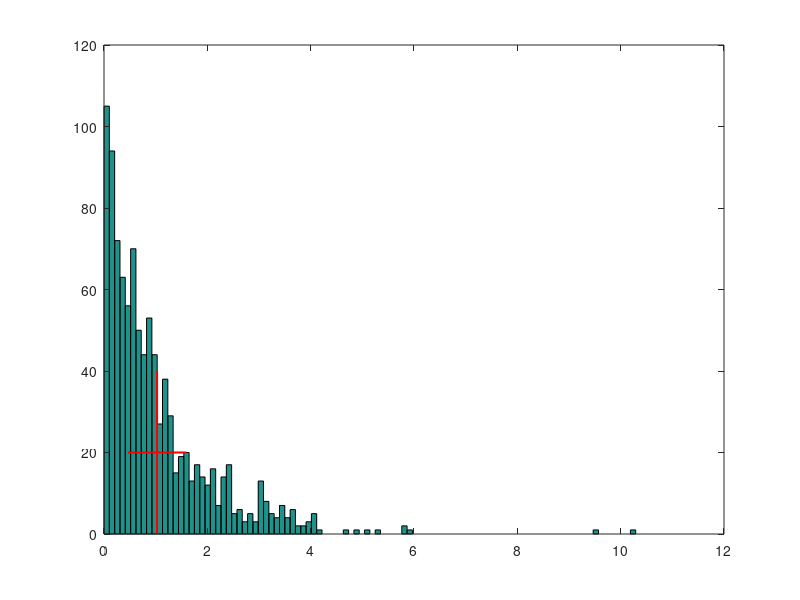
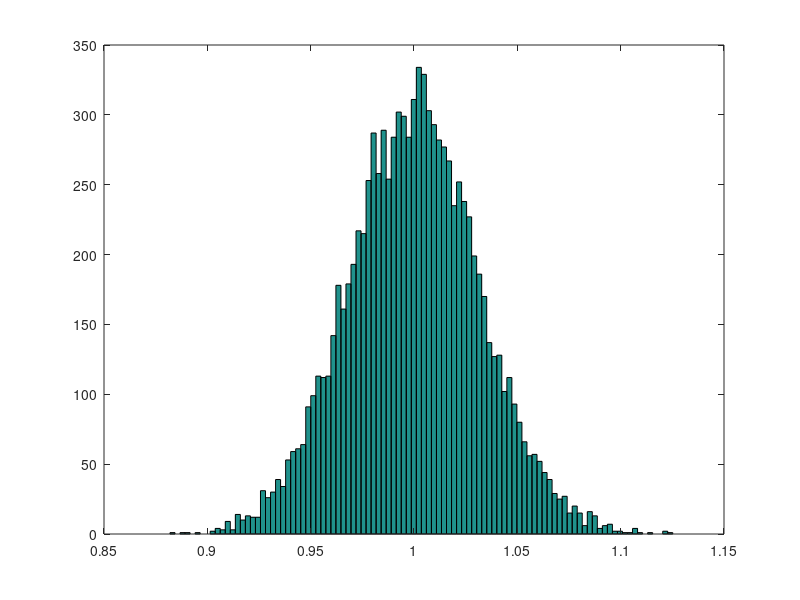

The MATLAB script that drew these images, in order: (Note: this script raises an error after producing the figures.)
% Week 2
% This week is about covariance, correlation and regression between 2
% random variables.
% record the computation of mean and variance from last week:
%%
rng(1);
nitem=1000;
% x = randn(nitem,1);% generate n random sample from a normal distribution
% these n samples are random realization of the underlying distribution
% alternatively, you can view it as a random sampling of the same
% distribution for n times

x = random('exp',1,[nitem,1]);

hist(x,100);% histogram for visualizing the data
hold on;

mean_x_1=mean(x);% compute the mean, the expected value of x
line([mean_x_1,mean_x_1],[0,40],'color','r','linewidth',1.5)
mean_x_2=sum(x)/length(x);% compute the mean, again
disp(['The mean of x is ' num2str(mean_x_1)])

var_x_1=var(x);% compute the variance, the expected value of (x-E(x))^2
line([mean_x_1-var_x_1/2,mean_x_1+var_x_1/2],[20,20],'color','r','linewidth',1.5)
var_x_2=sum((x-sum(x)/length(x)).^2)/(length(x)-1);% compute the variance, again
disp(['The var of x is ' num2str(var_x_1)])
%
%% we can simulate a demo for the central limit theorm 
% x = random('norm',0,1,[nitem,10000]);
x = random('exp',1,[nitem,10000]);
meanx=mean(x,1);
figure;
hist(meanx,100);% histogram for visualizing the data

%% different way to compute covariance 
x=randn(nitem,1);
y=randn(nitem,1);
figure;
scatterhist(x,y)
cov_xy_1 = cov(x,y);
disp(['The covariance between x and y is ' num2str(cov_xy_1(2,1))])

cov_xy_2 = sum((x-mean(x)).*(y-mean(y)))/(nitem-1);
disp(['The covariance between x and y is ' num2str(cov_xy_2)])

% similar to the above
distxy=nan(length(x),length(x));
for i=1:length(x)
    for j=1:length(x)
        if i~=j
            distxy(i,j)=(x(i)-x(j))*(y(i)-y(j));
        end
    end
end
cov_xy_3 = nansum(distxy(:))/sum(~isnan(distxy(:)))/2; % unbiased
disp(['The covariance between x and y is ' num2str(cov_xy_3)])
% imagesc(distxy)
%% correlation
corr(x,y)
cov_xy_1(2,1)./(sqrt(cov_xy_1(1,1))*sqrt(cov_xy_1(2,2)))
%% regression demo
rng(1)
rho=[.9,.6,.3,0];
slope=[1,.4,-.2,-.8];
irr=1;
iss=1;
n = 200;% N trials
iplot=0;
mu1=[0 0];
Sigma1=[1 0; 0 1];
R1=chol(Sigma1);
Z1 = repmat(mu1,n,1) + randn(n,2)*R1;
X=Z1(:,1);
% Gaussian copula
figure;hold on
% mu=[0 0];
Sigma=[1 rho(irr); rho(irr) 1];
% Z = mvnrnd(mu,Sigma,n);
% U = normcdf(Z,0,1);
R=chol(Sigma);
Z1(:,2)=randn(n,1);
U = Z1*R;

iplot=iplot+1;

% introduce slope
U(:,2)=U(:,2).*slope(iss);
% normalized
constant=min(U(:,2));
cst=constant*sign(constant);
U(:,2)=U(:,2)+cst;
ytmp=U(:,2);
scatterhist(X,ytmp);hold on
plot(X,X.*slope(iss)+cst,'r')
title(['Y_' num2str(iplot) '=' num2str(slope(iss)) '*X+c_' num2str(iplot) '; (rho_' num2str(iplot) '=' num2str(rho(irr)) ')']);
% axis([-2.2 2.2 0 5.5])
xlabel('Rating');
ylabel('Response');

[rho1,pval]=corr(X,ytmp);
% covm=cov(X,ytmp);
% rho2=covm(2,1)./(sqrt(covm(1,1))*sqrt(covm(2,2)));
% [beta,bci,rho2,RINT,STATS] = regress(ytmp,[X,ones(length(X),1)]);
%%
figure;

for irr=1:length(rho)
    for iss=1:length(slope)
        % Gaussian copula
        subplot(4,4,iplot);hold on
        % mu=[0 0];
        Sigma=[1 rho(irr); rho(irr) 1];
        % Z = mvnrnd(mu,Sigma,n);
        % U = normcdf(Z,0,1);
        R=chol(Sigma);
        Z1(:,2)=randn(n,1);
        U = Z1*R;
        
        iplot=iplot+1;
        
        % introduce slope
        U(:,2)=U(:,2).*slope(iss);
        % normalized
        constant=min(U(:,2));
        cst=constant*sign(constant);
        U(:,2)=U(:,2)+cst;
        
        plot(X,U(:,2),'.k');
        plot(X,X.*slope(iss)+cst,'r')
        title(['Y_' num2str(iplot) '=' num2str(slope(iss)) '*X+c_' num2str(iplot) '; (rho_' num2str(iplot) '=' num2str(rho(irr)) ')']);
        axis([-2.2 2.2 0 5.5])
    end
end
xlabel('Rating');
ylabel('Response');